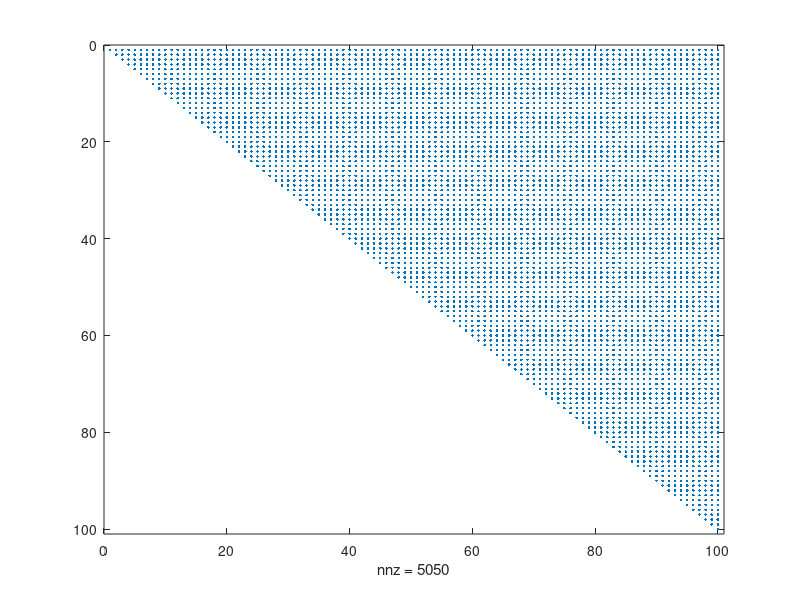

The MATLAB script that drew this image:
A=eye(100);
A(1:99,100)=ones(99,1)*0.1;
A(100,1:99)=ones(1,99)*0.1;
spy(A);
pause
[L,U,P]=lu(A);
spy(L);
pause
spy(U);
pause

A=eye(100);
A(1:99,100)=ones(99,1)*1.1;
A(100,1:99)=ones(1,99)*1.1;
A(20:25,5:10)=1+rand(6,6);
spy(A);
pause;
[L,U,P]=lu(A);
spy(L);
pause
spy(U);
pause

A=eye(100);
A(2:100,1)=ones(99,1)*0.1;
A(1,2:100)=ones(1,99)*0.1;
spy(A);
pause;
[L,U,P]=lu(A);
spy(L);
pause
spy(U);


